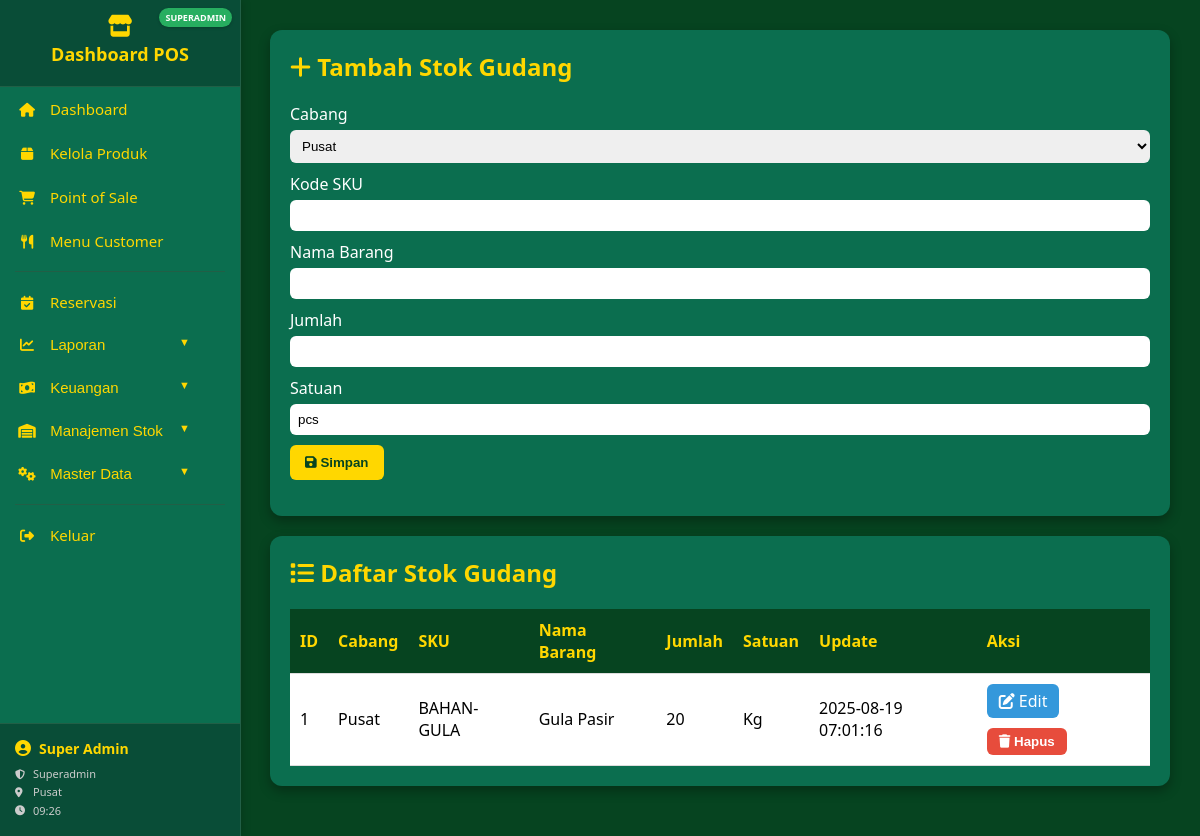
Screenshot of /manage_stock.php (signed in) with the database file from the repository.
### tables this page shows
CREATE TABLE `branches` (
  `id` int(11) NOT NULL AUTO_INCREMENT,
  `name` varchar(120) NOT NULL,
  PRIMARY KEY (`id`)
);

CREATE TABLE `warehouse_stock` (
  `id` int(11) NOT NULL AUTO_INCREMENT,
  `branch_id` int(11) NOT NULL,
  `sku` varchar(60) NOT NULL,
  `name` varchar(160) NOT NULL,
  `qty` int(11) NOT NULL DEFAULT 0,
  `unit` varchar(50) DEFAULT 'pcs',
  `updated_at` timestamp NOT NULL DEFAULT current_timestamp() ON UPDATE current_timestamp(),
  PRIMARY KEY (`id`),
  UNIQUE KEY `idx_warehouse_branch_sku` (`branch_id`,`sku`),
  CONSTRAINT `warehouse_stock_ibfk_1` FOREIGN KEY (`branch_id`) REFERENCES `branches` (`id`)
);

### auth.php (called while the page is built, shortened)
<?php
require_once __DIR__ . '/db.php';
function auth_user() {
    return $_SESSION['user'] ?? null;
}
        ?>

### db.php (called while the page is built, shortened)
<?php
function db() {
    static $pdo;
    if ($pdo) return $pdo;
    try {
        $pdo = new PDO(
            "mysql:host=" . DB_HOST . ";dbname=" . DB_NAME . ";charset=utf8mb4",
            DB_USER,
            DB_PASS,
            [
                PDO::ATTR_ERRMODE => PDO::ERRMODE_EXCEPTION,
                PDO::ATTR_DEFAULT_FETCH_MODE => PDO::FETCH_ASSOC,
            ]
        );
    } catch (PDOException $e) {
        die("Database connection failed: " . $e->getMessage());
    }
    return $pdo;
}

### utils.php (called while the page is built, shortened)
<?php
if (!function_exists('e')) {
    function e($string) {
        return htmlspecialchars($string ?? '', ENT_QUOTES, 'UTF-8');
    }
}

### manage_stock.php (the view, shortened to what this page needs)
<?php
require_once __DIR__.'/../src/lib/db.php';
require_once __DIR__.'/../src/lib/auth.php';
require_once __DIR__.'/../src/lib/utils.php';
require_once __DIR__ . '/../src/nav/sidebar.php';
$rows = db()->query('SELECT w.*, b.name as branch_name
                     FROM warehouse_stock w
                     JOIN branches b ON b.id=w.branch_id
                     ORDER BY w.id DESC')->fetchAll();
$branches = db()->query('SELECT * FROM branches ORDER BY id')->fetchAll();
$u = auth_user();
?>
<!DOCTYPE html>
<html lang="id">
<head>
  <link rel="stylesheet" href="/pos-web-starter/assets/css/all.min.css">
</head>
<body>
<div class="container">
  <div class="card">
    <h2><i class="fa fa-plus"></i> Tambah Stok Gudang</h2>
    <form method="post">
      <label>Cabang</label>
      <select name="branch_id" required>
        <?php foreach($branches as $b): ?>
          <option value="<?= $b['id'] ?>"><?= e($b['name']) ?></option>
        <?php endforeach; ?>
      </select>
      <label>Kode SKU</label>
      <input name="sku" required>
      <label>Nama Barang</label>
      <input name="name" required>
      <label>Jumlah</label>
      <input type="number" name="qty" required min="0">
      <label>Satuan</label>
      <input name="unit" value="pcs">
      <button type="submit"><i class="fa fa-save"></i> Simpan</button>
    </form>
  </div>
  <div class="card">
    <h2><i class="fa fa-list"></i> Daftar Stok Gudang</h2>
    <table>
      <tr><th>ID</th><th>Cabang</th><th>SKU</th><th>Nama Barang</th><th>Jumlah</th><th>Satuan</th><th>Update</th><th>Aksi</th></tr>
      <?php foreach($rows as $r): ?>
        <tr>
          <td><?= $r['id'] ?></td>
          <td><?= e($r['branch_name']) ?></td>
          <td><?= e($r['sku']) ?></td>
          <td><?= e($r['name']) ?></td>
          <td><?= $r['qty'] ?></td>
          <td><?= e($r['unit']) ?></td>
          <td><?= $r['updated_at'] ?></td>
          <td>
            <?php if (in_array($u['role'], ['admin','superadmin','spv','spv_warehouse'])): ?>
              <a href="edit_stock.php?id=<?= $r['id'] ?>" class="btn-edit"><i class="fa fa-edit"></i> Edit</a>
            <?php endif; ?>
            <form method="post" action="delete_stock.php" id="form-del-<?= $r['id'] ?>" style="display:inline;">
              <button type="button" class="btn-danger"
                onclick="confirmDelete(<?= $r['id'] ?>,'<?= e($r['name']) ?>')">
                <i class="fa fa-trash"></i> Hapus
              </button>
            </form>
          </td>
        </tr>
      <?php endforeach; ?>
    </table>
  </div>
</div>
</body>
</html>

### sidebar.php (shortened to what this page needs)
<?php
require_once __DIR__ . '/../lib/db.php';
require_once __DIR__ . '/../lib/auth.php';
if (!function_exists('getBranchName')) {
    function getBranchName($branch_id) {
        try {
            $stmt = db()->prepare("SELECT name FROM branches WHERE id = ?");
            $stmt->execute([$branch_id]);
            $row = $stmt->fetch();
            return $row ? $row['name'] : 'Unknown';
        } catch (Exception $e) {
            return 'Error';
        }
    }
}
if (!function_exists('get_auth_user')) {
    function get_auth_user() {
        return auth_user();
    }
}
$u = get_auth_user();
  $permissions = [
    'kasir' => ['dashboard', 'products', 'pos', 'reports_view', 'reservations_view'],
    'spv' => ['dashboard', 'products', 'pos', 'reports', 'finance', 'stock', 'reservations_manage'],
    'admin' => ['dashboard', 'products', 'pos', 'reports', 'finance', 'stock', 'master', 'reservations_manage'],
    'superadmin' => ['dashboard', 'products', 'pos', 'reports', 'finance', 'stock', 'master', 'reservations_manage'],
    'spv_warehouse' => ['dashboard', 'products', 'stock']
];
$userPermissions = $permissions[$u['role']] ?? ['dashboard'];
?>
<div class="sidebar">
  <div class="sidebar-brand">
    <span class="brand-icon"><i class="fas fa-store"></i></span>
    Dashboard POS
    <div class="role-indicator"><?= htmlspecialchars($u['role']) ?></div>
  </div>
  <a href="dashboard.php"><i class="fas fa-home"></i> Dashboard</a>
  <?php if (in_array('products', $userPermissions)): ?>
  <a href="manage_products.php"><i class="fas fa-box"></i> Kelola Produk</a>
  <?php endif; ?>
  <?php if (in_array('pos', $userPermissions)): ?>
  <a href="pos.php"><i class="fas fa-shopping-cart"></i> Point of Sale</a>
  <?php endif; ?>
  <a href="customer_menu.php"><i class="fas fa-utensils"></i> Menu Customer</a>
  <?php if (count(array_intersect(['reports', 'reports_view', 'finance', 'stock', 'master', 'reservations_view', 'reservations_manage'], $userPermissions)) > 0): ?>
  <div class="menu-separator"></div>
  <?php endif; ?>
  <?php if (in_array('reservations_view', $userPermissions) || in_array('reservations_manage', $userPermissions)): ?>
  <a href="reservations.php"><i class="fas fa-calendar-check"></i> Reservasi
  </a>
  <?php endif; ?>
  <?php if (in_array('reports', $userPermissions) || in_array('reports_view', $userPermissions)): ?>
  <div class="sidebar-menu">
    <button class="sidebar-dropdown" data-target="submenu-laporan">
      <i class="fas fa-chart-line"></i> Laporan
      <span class="arrow">▼</span>
    </button>
  </div>
  <?php endif; ?>
  <?php if (in_array('finance', $userPermissions)): ?>
  <div class="sidebar-menu">
    <button class="sidebar-dropdown" data-target="submenu-keuangan">
      <i class="fas fa-money-bill-wave"></i> Keuangan <span class="arrow">▼</span>
    </button>
  </div>
  <?php endif; ?>
  <?php if (in_array('stock', $userPermissions)): ?>
  <div class="sidebar-menu">
    <button class="sidebar-dropdown" data-target="submenu-gudang">
      <i class="fas fa-warehouse"></i> Manajemen Stok <span class="arrow">▼</span>
    </button>
  </div>
  <?php endif; ?>
  <?php if (in_array('master', $userPermissions)): ?>
  <div class="sidebar-menu">
    <button class="sidebar-dropdown" data-target="submenu-master">
      <i class="fas fa-cogs"></i> Master Data <span class="arrow">▼</span>
    </button>
  </div>
  <?php endif; ?>
  <div class="menu-separator"></div>
  <a href="logout.php"><i class="fas fa-sign-out-alt"></i> Keluar</a>
  <div class="user-info">
    <div class="user-name">
      <i class="fas fa-user-circle"></i> <?= htmlspecialchars($u['name']) ?>
    </div>
    <div class="user-details">
      <div><i class="fas fa-shield-alt"></i> <?= ucfirst(htmlspecialchars($u['role'])) ?></div>
      <?php if (!empty($u['branch_id'])): ?>
      <div><i class="fas fa-map-marker-alt"></i> <?= htmlspecialchars(getBranchName($u['branch_id'])) ?></div>
      <?php endif; ?>
      <div><i class="fas fa-clock"></i> <?= isset($_SESSION['login_time']) ? date('H:i', strtotime($_SESSION['login_time'])) : 'N/A' ?></div>
    </div>
  </div>
</div>

### sidebar.php (style rules this page uses)
.sidebar { position:fixed; top:0; left:0; bottom:0; width:240px; background: #0b6e4f; color:#ffd700; display:flex; flex-direction:column; z-index:100; box-shadow:2px 0 8px rgba(0,0,0,0.15); font-family:'Segoe UI',sans-serif; border-right: 1px solid #215f46; overflow-y: auto; }
.sidebar-brand { font-size:18px; color:#ffd700; font-weight:bold; text-align:center; padding:15px 10px 20px; border-bottom:1px solid #215f46; background: #094d37; position: relative; flex-shrink: 0; }
.sidebar-brand .brand-icon { font-size: 22px; margin-bottom: 5px; display: block; }
.sidebar a, .sidebar-dropdown { display:block; color:#ffd700; text-decoration:none; padding:11px 15px; font-size:15px; font-weight:500; border:none; background:none; transition:all 0.2s ease; cursor:pointer; width: calc(100% - 30px); text-align: left; border-left: 3px solid transparent; margin: 1px 0; border-radius: 0 8px 8px 0; position: relative; overflow: hidden; }
.sidebar a i, .sidebar-dropdown i { width: 18px; text-align: center; margin-right: 10px; font-size: 14px; }
.sidebar-menu { margin-bottom:2px; position: relative; }
.sidebar-dropdown .arrow { float:right; font-size:11px; margin-right:5px; transition: transform 0.2s; }
.role-indicator { position:absolute; top:8px; right:8px; background: #27ae60; color:#fff; font-size:9px; padding:3px 6px; border-radius:10px; text-transform:uppercase; font-weight: bold; box-shadow: 0 1px 3px rgba(0,0,0,0.2); }
.user-info { margin-top:auto; background: #094d37; padding:15px; color:#ffd700; border-top:1px solid #215f46; flex-shrink: 0; }
.user-info .user-name { font-weight:bold; margin-bottom:8px; font-size: 14px; display: flex; align-items: center; }
.user-info .user-name i { margin-right: 8px; font-size: 16px; }
.user-info .user-details { font-size:11px; color:#ccc; line-height: 1.4; }
.user-info .user-details > div { margin-bottom: 3px; display: flex; align-items: center; }
.user-info .user-details i { width: 12px; margin-right: 6px; font-size: 10px; }
.menu-separator { height: 1px; background: #215f46; margin: 8px 15px; }

### manage_stock.php (style rules this page uses)
body { margin:0;font-family:'Segoe UI',sans-serif;background:#064420;color:#fff; }
.container { margin-left:240px; padding:30px; }
.card { background:#0b6e4f;border-radius:12px;padding:20px;box-shadow:0 5px 12px rgba(0,0,0,0.3);margin-bottom:20px; }
h2 { color:#ffd700;margin-top:0; }
label { display:block;margin-top:10px;margin-bottom:5px; }
input, select { width:100%;padding:8px;border-radius:6px;border:none; }
button { margin-top:10px;padding:10px 15px;background:#ffd700;border:none;border-radius:6px;font-weight:bold;cursor:pointer;color:#064420; }
table { width:100%;border-collapse:collapse;margin-top:15px;background:#fff;color:#000; }
th,td { padding:10px;border-bottom:1px solid #ddd; }
th { background:#064420;color:#ffd700;text-align:left; }
.btn-danger { background:#e74c3c;color:#fff;padding:6px 12px;border:none;border-radius:6px;cursor:pointer; }
.btn-edit { background:#3498db;color:#fff;padding:6px 12px;border:none;border-radius:6px;cursor:pointer;text-decoration:none;display:inline-block; }

### rows the page displays
branches: name "Pusat"
warehouse_stock: id "1", branch.name "Pusat", sku "BAHAN-GULA", name "Gula Pasir", qty "20", unit "Kg", updated_at "2025-08-19 07:01:16"

### other values shown
$u['role'] "SUPERADMIN"
$u['name'] "Super Admin"
$u['role'] "Superadmin"
date('H:i', strtotime($_SESSION['login_time'])) "09:26"
form field branch_id "Pusat"
